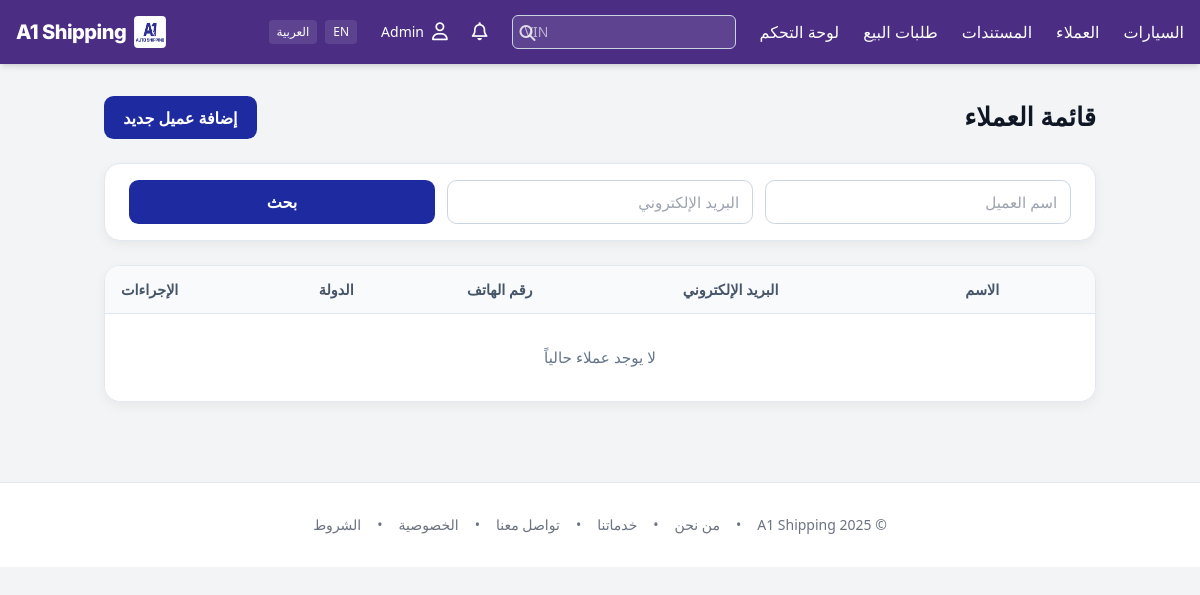
Before: /ops/customers (signed in) with the older database file.
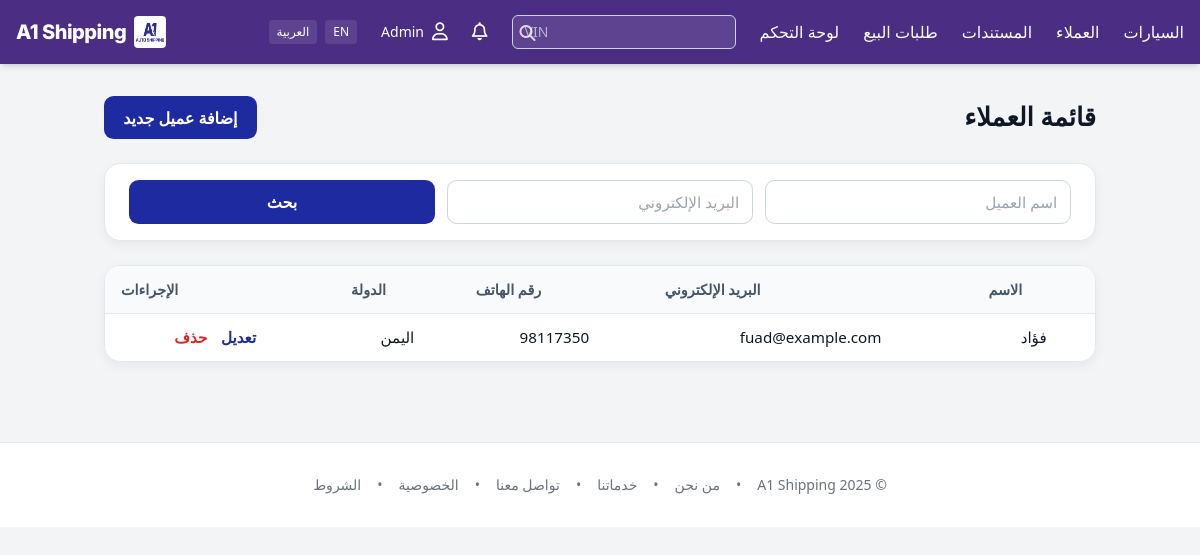
After: the same page with the newer database file.
### app/models.py (models this page shows)
class Customer(db.Model):
    __tablename__ = "customers"
    id = db.Column(db.Integer, primary_key=True)
    user_id = db.Column(db.Integer, db.ForeignKey("users.id"))
    account_number = db.Column(db.String(50), unique=True)
    company_name = db.Column(db.String(200))
    full_name = db.Column(db.String(200))
    email = db.Column(db.String(180))
    phone = db.Column(db.String(50))
    address = db.Column(db.Text)
    country = db.Column(db.String(100))
    price_category = db.Column(db.String(20), nullable=False, default="normal")
    user = db.relationship("User", backref="customer_profile")
    @property
    def display_name(self) -> str:
        try:
            name = (self.company_name or self.full_name or (self.user.name if getattr(self, 'user', None) else None))
            name = (name or "").strip()
            return name if name else "-"
        except Exception:
            return "-"

### app/blueprints/operations/routes.py (the view)
@ops_bp.route('/customers')
@role_required('employee', 'admin')
def customers_list():
    q = db.session.query(Customer)
    name = (request.args.get('name') or '').strip()
    email = (request.args.get('email') or '').strip()
    if name:
        q = q.filter(db.func.lower(Customer.company_name).like(db.func.lower(f"%{name}%")))
    if email:
        q = q.filter(db.func.lower(Customer.email).like(db.func.lower(f"%{email}%")))
    customers = q.order_by(Customer.company_name.asc()).limit(200).all()
    return render_template('operations/customers_list.html', customers=customers)

### app/models.py (called while the page is built)
    @property
    def is_active(self):
        return bool(self.active)

### app/security.py (called while the page is built)
def _canonicalize_role(role_name: str | None) -> str | None:
    if not role_name:
        return None
    name = role_name.strip().lower()
    synonyms = {
        "staff": "employee",
        "employees": "employee",
    }
    return synonyms.get(name, name)

def role_required(*allowed_roles: str) -> Callable:
    normalized_allowed = {
        r for r in (_canonicalize_role(r) for r in allowed_roles) if r is not None
    }
    def decorator(view_func: Callable) -> Callable:
        @wraps(view_func)
        @login_required
        def wrapper(*args, **kwargs):
            user_role = getattr(getattr(current_user, "role", None), "name", None)
            user_role_norm = _canonicalize_role(user_role)
            if not user_role_norm or user_role_norm not in normalized_allowed:
                abort(403)
            return view_func(*args, **kwargs)
        return wrapper
    return decorator

### app/templates/operations/customers_list.html (shortened to what this page needs)
{% extends "layout.html" %}
{% block content %}
<div class="page-header">
  <h1>{{ _('قائمة العملاء') }}</h1>
  <a href="{{ url_for('ops.customers_new') }}" class="btn-primary">{{ _('إضافة عميل جديد') }}</a>
</div>
<form method="get" class="search-card grid grid-cols-1 md:grid-cols-3 gap-3">
  <input name="name" value="{{ request.args.get('name','') }}" placeholder="{{ _('اسم العميل') }}">
  <input name="email" value="{{ request.args.get('email','') }}" placeholder="{{ _('البريد الإلكتروني') }}">
  <button class="btn-primary">{{ _('بحث') }}</button>
</form>
<div class="table-card overflow-x-auto">
  <table>
    <thead>
      <tr>
        <th>{{ _('الاسم') }}</th>
        <th>{{ _('البريد الإلكتروني') }}</th>
        <th>{{ _('رقم الهاتف') }}</th>
        <th>{{ _('الدولة') }}</th>
        <th>{{ _('الإجراءات') }}</th>
      </tr>
    </thead>
    <tbody>
      {% if customers %}
        {% for c in customers %}
        <tr>
          <td>{{ c.display_name }}</td>
          <td>{{ c.email or '-' }}</td>
          <td>{{ c.phone or '-' }}</td>
          <td>{{ c.country or '-' }}</td>
          <td>
            <a href="{{ url_for('ops.customers_edit', customer_id=c.id) }}" class="action-link edit">{{ _('تعديل') }}</a>
            <form action="{{ url_for('ops.customers_delete', customer_id=c.id) }}" method="post" class="inline" onsubmit="return confirm('{{ _('هل تريد الحذف؟') }}')">
              <button type="submit" class="action-link delete bg-transparent border-none cursor-pointer">{{ _('حذف') }}</button>
            </form>
          </td>
        </tr>
        {% endfor %}
      {% else %}
        <tr>
          <td colspan="5" class="no-data">{{ _('لا يوجد عملاء حالياً') }}</td>
        </tr>
      {% endif %}
    </tbody>
  </table>
</div>
{% endblock %}

Changed rows visible on the page:
added Customer: display_name "فؤاد", email "fuad@example.com", phone "98117350", country "اليمن"
Other visible differences:
text no longer shown: "لا يوجد عملاء حالياً"
